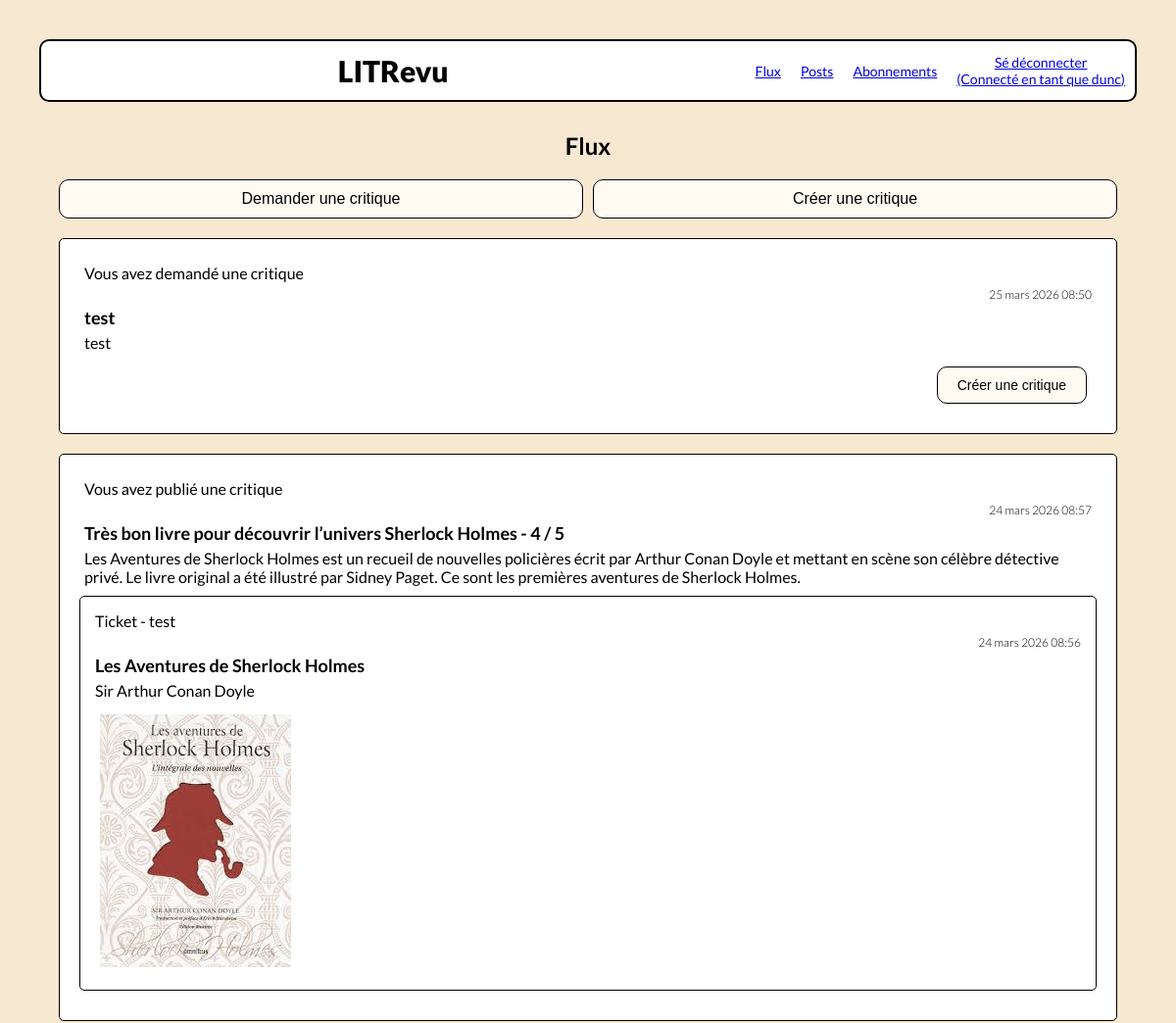
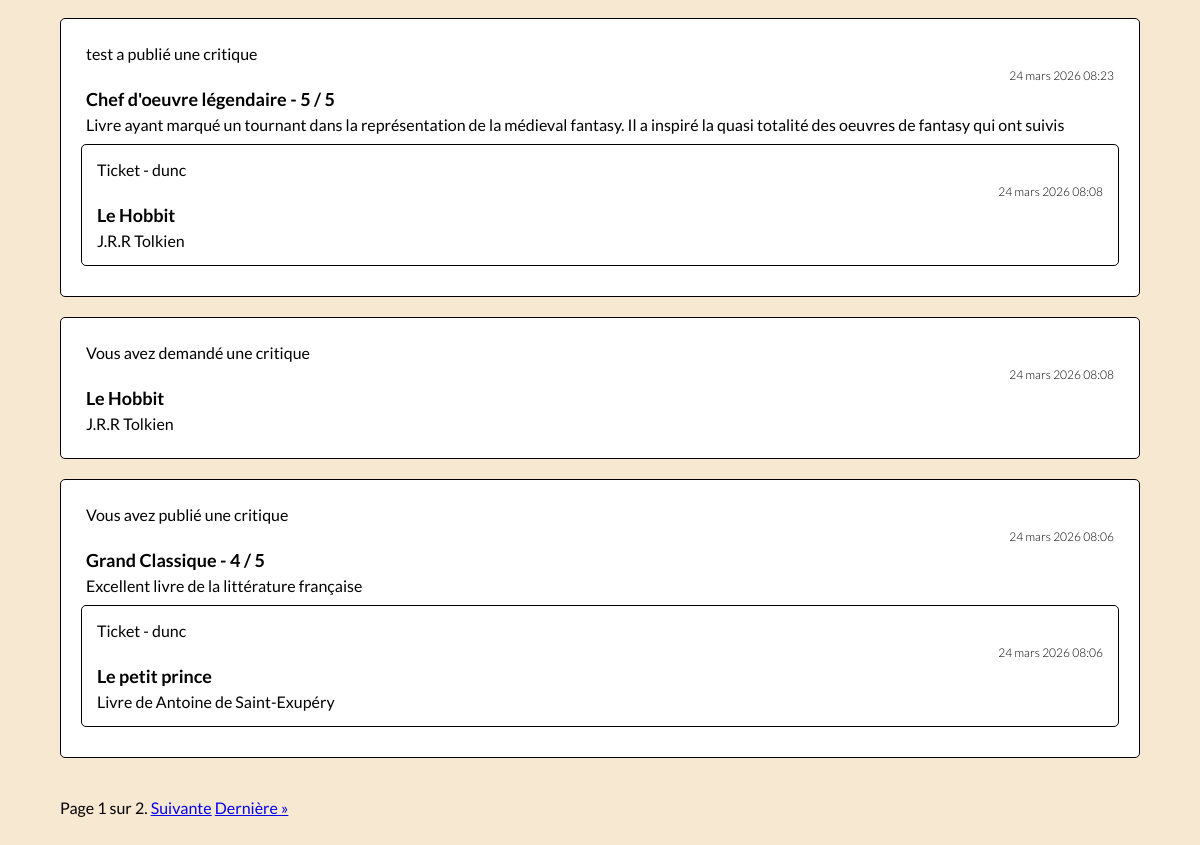
Page / (signed in) on the earlier database version (2 pictures, top to bottom).
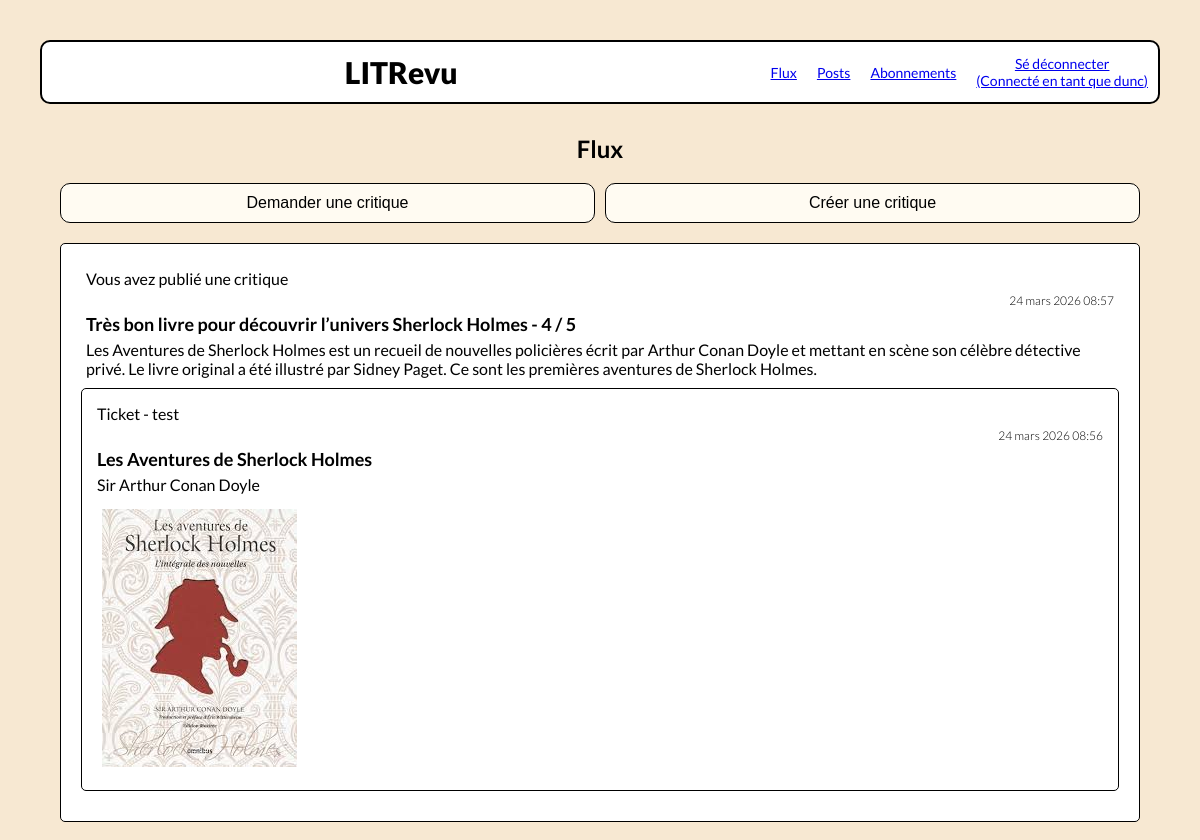
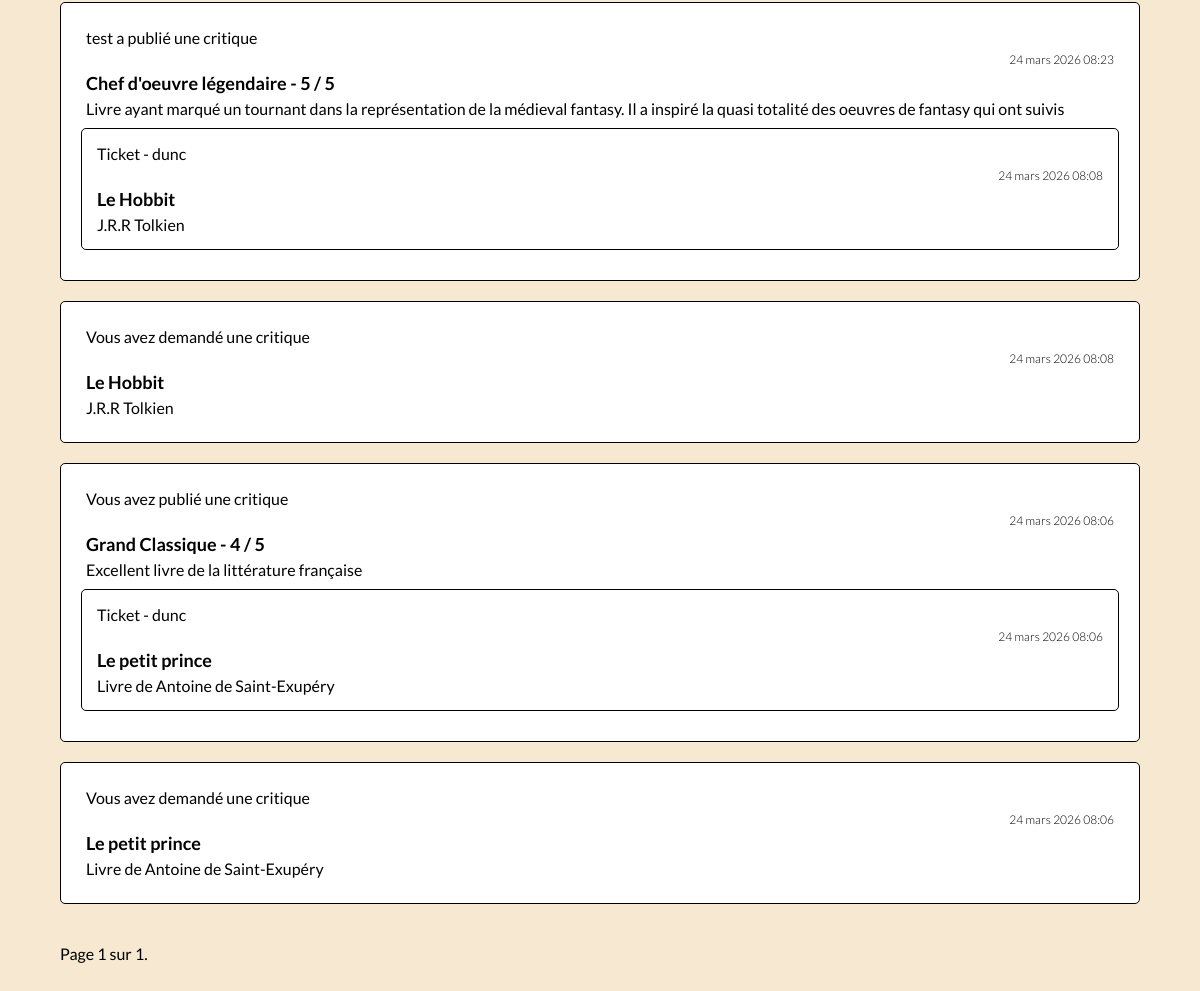
Same page on the later database version (2 pictures, top to bottom).
### review_app/models.py (models this page shows)
class Ticket(models.Model):
    title = models.CharField(max_length=120)
    description = models.TextField()
    image = models.ImageField(upload_to='images/', blank=True)
    time_created = models.DateTimeField(auto_now_add=True)
    author = models.ForeignKey(settings.AUTH_USER_MODEL, on_delete=models.CASCADE)
    closed = models.BooleanField(default=False, blank=True)

class Review(models.Model):
    ticket = models.ForeignKey(to=Ticket, on_delete=models.CASCADE)
    rating = models.PositiveSmallIntegerField(validators=[MinValueValidator(0), MaxValueValidator(5)])
    headline = models.CharField(max_length=128)
    body = models.TextField()
    author = models.ForeignKey(to=settings.AUTH_USER_MODEL, on_delete=models.CASCADE)
    time_created = models.DateTimeField(auto_now_add=True)

### authentication/models.py (models this page shows)
class User(AbstractUser):
    pass

### review_app/views.py (the view)
# urls.py: path('', review_app.views.feed, name='feed'),
@login_required
def feed(request):
    follows = UserFollows.objects.filter(user=request.user)
    followed_users = []
    for follow in follows:
        followed_users.append(follow.followed_user)
    followed_users.append(request.user)
    tickets = Ticket.objects.filter(author__in=followed_users)
    reviews = Review.objects.filter(Q(author__in=followed_users) | Q(ticket__author=request.user))
    items = []
    for ticket in tickets:
        ticket.type = 'TICKET'
        items.append(ticket)
    for review in reviews:
        review.type = 'REVIEW'
        items.append(review)
    items_sorted = sorted(items, key=lambda x: x.time_created, reverse=True)
    paginator = Paginator(items_sorted, 5)
    page_number = request.GET.get('page')
    page_obj = paginator.get_page(page_number)
    return render(request, 'review_app/feed.html', {'page_obj': page_obj})

### review_app/templates/review_app/feed.html
{% extends 'base.html' %}
{% block content %}
    <h2>Flux</h2>
    <div class="feed_feature">
        <form action="{% url 'add-ticket' %}">
            <button type="submit">Demander une critique</button>
        </form>
        <form action="{% url 'add-review-and-ticket' %}">
            <button type="submit">Créer une critique</button>
        </form>
    </div>
        {% for element in page_obj %}
            {% if element.type == "TICKET" %}
                <div class="post">
                    {% include 'review_app/partials/ticket_snippet.html'  with ticket=element in_review=False %}
                    {% if element.closed == False %}
                        <div class="post_feature">
                            <form action="{% url 'add-review-from-ticket' element.id %}">
                                <button type="submit">Créer une critique</button>
                            </form>
                        </div>
                    {% endif %}
                </div>
            {% elif element.type == "REVIEW" %}
                <div class="post">
                {% include 'review_app/partials/review_snippet.html'  with review=element %}
                    <div class="ticket_in_review">
                        {% include 'review_app/partials/ticket_snippet.html'  with ticket=element.ticket in_review=True %}
                    </div>
                </div>
            {% endif %}
        {% endfor %}
    <div class="page_nav">
        {% include 'review_app/partials/page_navigator.html' %}
    </div>
{% endblock content %}

### review_app/templates/review_app/partials/review_snippet.html
{% if review.author == request.user %}
    <p>Vous avez publié une critique</p>
{% else %}
    <p>{{ review.author }} a publié une critique</p>
{% endif %}
<p class="date">{{ review.time_created }}</p>
<p class="title">{{ review.headline }} - {{ review.rating }} / 5</p>
<p>{{ review.body }}</p>

### review_app/templates/review_app/partials/ticket_snippet.html
{% if in_review == True %}
    <p>Ticket - {{ ticket.author }}</p>
{% else %}
    {% if ticket.author == request.user %}
        <p>Vous avez demandé une critique</p>
    {% else %}
        <p>{{ ticket.author }} a demandé une critique</p>
    {% endif %}
{% endif %}
<p class="date">{{ ticket.time_created }}</p>
<p class="title">{{ ticket.title }}</p>
<p>{{ ticket.description }}</p>
{% if ticket.image %}
    <img src="{{ ticket.image.url }}" alt="{{ ticket.title }} image" title="{{ ticket.title }} image">
{% endif %}

Differences in the rows shown:
removed Ticket: shows "Vous avez demandé une critique", time_created "25 mars 2026 08:50", title "test", description "test", closed "Créer une critique"
now on one of the page's lists (row unchanged): Ticket: time_created "24 mars 2026 08:06", title "Le petit prince", description "Livre de Antoine de Saint-Exupéry"
Other differences:
{{ page_obj.paginator.num_pages }}: "2" → "1"
text no longer shown: "Suivante Dernière »"
